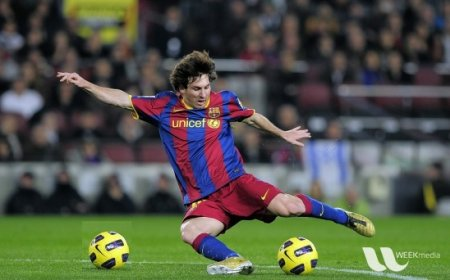
#> input picture resource/messi.jpg, 450 x 280 px, found by its file name
$ python performance.py   (Python 2 division)
#> lines starting #> are read from the running program, lines starting #| are printed output that depends on the picture
from cv2 import cv2
import numpy as np

img1 = cv2.imread('resource/messi.jpg')
#> img1 is the input picture: shape (280, 450, 3); mean B, G, R 72.3, 85.8, 82.3
cv2.setUseOptimized(False)
e1 = cv2.getTickCount()
for i in xrange(1,100,2):
    img1 = cv2.medianBlur(img1,i)
#> this loop made 50 passes
#> pass 3, `img1 = cv2.medianBlur(img1,i)`:
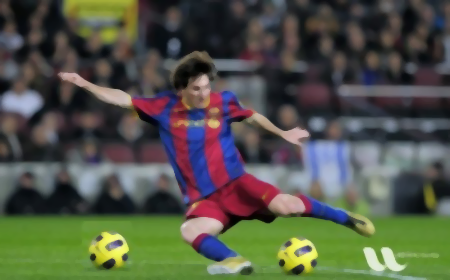
#> img1: shape (280, 450, 3); mean B, G, R 72.1, 85.7, 82.2
#> after the loop:
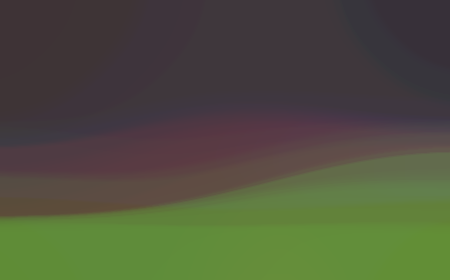
#> img1: shape (280, 450, 3); mean B, G, R 61.9, 82.6, 79.3
e2 = cv2.getTickCount()
t = (e2 - e1)/cv2.getTickFrequency()
print t

loops = 1000000
#####

x = 5

e1 = cv2.getTickCount()
for i in xrange(loops):
    y = x**2
e2 = cv2.getTickCount()
t = (e2 - e1)/cv2.getTickFrequency()
print t

e1 = cv2.getTickCount()
for i in xrange(loops):
    y = x*x
e2 = cv2.getTickCount()
t = (e2 - e1)/cv2.getTickFrequency()
print t

# [17 lines of commented-out code are left out]

$ run again, with resource/apple.jpg copied over resource/messi.jpg
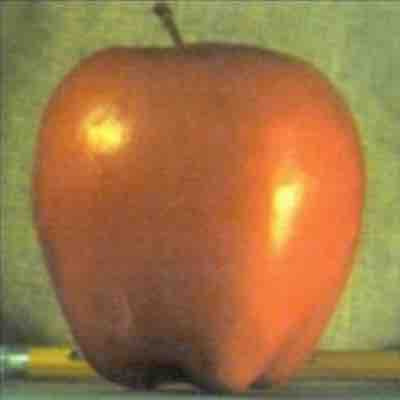
#> input picture resource/apple.jpg, 400 x 400 px, found by its file name
#> img1 is the input picture: shape (400, 400, 3); mean B, G, R 69.5, 117.6, 158.2
#> after the loop `for i in xrange(1,100,2):`:
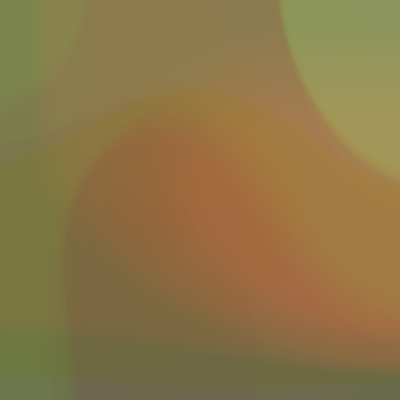
#> img1: shape (400, 400, 3); mean B, G, R 70.1, 117.5, 140.3

$ run again, with resource/box_in_scene.jpg copied over resource/messi.jpg
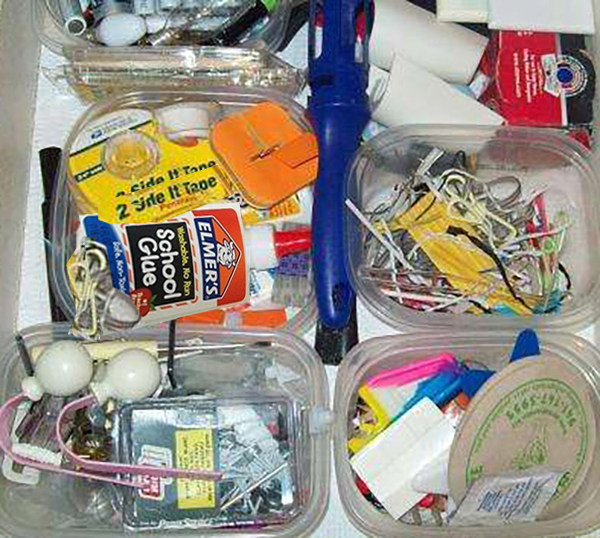
#> input picture resource/box_in_scene.jpg, 600 x 538 px, found by its file name
#> img1 is the input picture: shape (538, 600, 3); mean B, G, R 132.4, 142.6, 150.4
#> the loop `for i in xrange(1,100,2):` made 50 passes
#> pass 3, `img1 = cv2.medianBlur(img1,i)`:
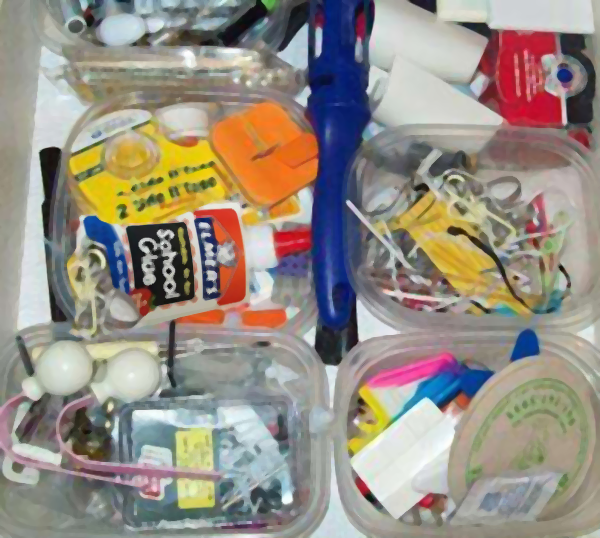
#> img1: shape (538, 600, 3); mean B, G, R 132.2, 142.5, 150.5
#> after the loop `for i in xrange(1,100,2):`:
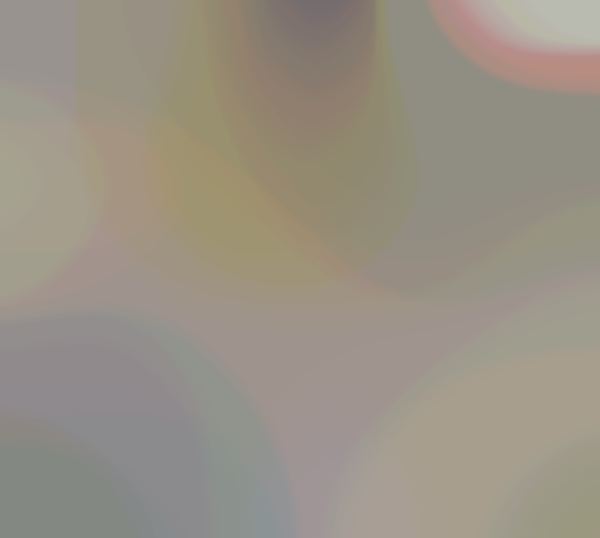
#> img1: shape (538, 600, 3); mean B, G, R 133.2, 145.7, 153.2
